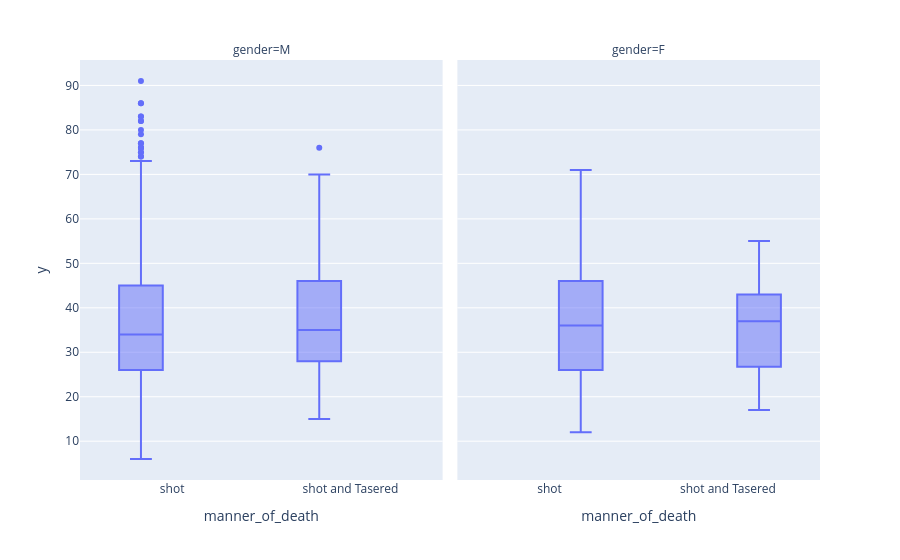

The cell this chart's notebook holds for it:
### Markdown cell above
# Create a Box Plot Showing the Age and Manner of Death

Break out the data by gender using `df_fatalities`. Is there a difference between men and women in the manner of death?

### Code cell
fig = px.box(df_fatalities, x=df_fatalities.manner_of_death, y=df_fatalities.age, facet_col=df_fatalities.gender)
fig.show()

### Figure 1 — Plotly figure (JSON) as saved in the notebook; plotly's stock layout.template omitted (floating-point values rounded to 4 significant figures; data arrays with more than 128 entries replaced by an {"elided": "..."} marker saying what was removed)
{"data": [{"alignmentgroup": "True", "hovertemplate": "gender=M<br>manner_of_death=%{x}<br>y=%{y}<extra></extra>", "legendgroup": "", "marker": {"color": "#636efa"}, "name": "", "notched": false, "offsetgroup": "", "orientation": "v", "showlegend": false, "type": "box", "x": {"elided": "2428 str values"}, "x0": " ", "xaxis": "x", "y": {"elided": "2428 float values"}, "y0": " ", "yaxis": "y"}, {"alignmentgroup": "True", "hovertemplate": "gender=F<br>manner_of_death=%{x}<br>y=%{y}<extra></extra>", "legendgroup": "", "marker": {"color": "#636efa"}, "name": "", "notched": false, "offsetgroup": "", "orientation": "v", "showlegend": false, "type": "box", "x": ["shot", "shot and Tasered", "shot", "shot", "shot", "shot", "shot", "shot", "shot", "shot", "shot", "shot", "shot", "shot", "shot", "shot", "shot", "shot", "shot and Tasered", "shot", "shot", "shot", "shot", "shot", "shot and Tasered", "shot", "shot", "shot", "shot", "shot", "shot", "shot", "shot", "shot", "shot", "shot", "shot", "shot", "shot", "shot", "shot", "shot", "shot", "shot", "shot", "shot", "shot", "shot", "shot", "shot", "shot", "shot", "shot", "shot", "shot", "shot", "shot", "shot", "shot", "shot", "shot", "shot", "shot", "shot", "shot", "shot", "shot", "shot", "shot", "shot", "shot", "shot", "shot", "shot", "shot", "shot", "shot", "shot", "shot", "shot", "shot", "shot", "shot and Tasered", "shot", "shot", "shot and Tasered", "shot", "shot", "shot", "shot", "shot", "shot", "shot", "shot", "shot", "shot", "shot", "shot", "shot", "shot", "shot", "shot", "shot", "shot", "shot", "shot", "shot"], "x0": " ", "xaxis": "x2", "y": [34.0, 17.0, 17.0, 39.0, 38.0, 43.0, 20.0, 34.0, 28.0, 37.0, 43.0, 24.0, 49.0, 53.0, 26.0, 27.0, 46.0, 25.0, 39.0, 31.0, 45.0, 17.0, 40.0, 44.0, 30.0, 28.0, 23.0, 37.0, 55.0, 62.0, 46.0, 50.0, 21.0, 36.0, 37.0, 27.0, 61.0, 51.0, 48.0, 22.0, 55.0, 50.0, 45.0, 12.0, 25.0, 31.0, 32.0, 41.0, 32.0, 36.0, 31.0, 38.0, 38.0, 25.0, 27.0, 50.0, 36.0, 40.0, 25.0, 35.0, 60.0, 24.0, 26.0, 29.0, NaN, 42.0, 24.0, 40.0, 23.0, 35.0, 46.0, 53.0, 26.0, 66.0, 23.0, 25.0, 39.0, 31.0, 56.0, 44.0, 53.0, 71.0, 37.0, 21.0, 18.0, 55.0, 30.0, 33.0, 46.0, 16.0, 59.0, 21.0, 17.0, 54.0, 50.0, 27.0, 41.0, NaN, 24.0, 28.0, 30.0, NaN, 29.0, 50.0, 40.0, 25.0, 62.0], "y0": " ", "yaxis": "y2"}], "layout": {"annotations": [{"font": {}, "showarrow": false, "text": "gender=M", "x": 0.245, "xanchor": "center", "xref": "paper", "y": 1.0, "yanchor": "bottom", "yref": "paper"}, {"font": {}, "showarrow": false, "text": "gender=F", "x": 0.755, "xanchor": "center", "xref": "paper", "y": 1.0, "yanchor": "bottom", "yref": "paper"}], "boxmode": "group", "legend": {"tracegroupgap": 0}, "margin": {"t": 60}, "xaxis": {"anchor": "y", "domain": [0.0, 0.49], "title": {"text": "manner_of_death"}}, "xaxis2": {"anchor": "y2", "domain": [0.51, 1.0], "matches": "x", "title": {"text": "manner_of_death"}}, "yaxis": {"anchor": "x", "domain": [0.0, 1.0], "title": {"text": "y"}}, "yaxis2": {"anchor": "x2", "domain": [0.0, 1.0], "matches": "y", "showticklabels": false}}}
